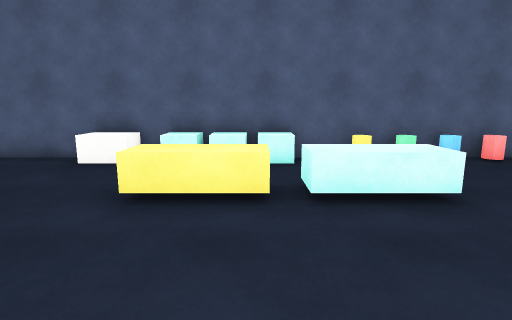
[1] (above)

16 first-person views from a walk through a 3-D level made in the Unity game engine. The camera is 1.4 m above the floor, tilts 10° down and sees 80° across. The floor is counted in squares, 1 m on a side. Each view is taken from the middle of a square. On the plan, view 1 faces up. The plan holds only what a view shows up to about 14 squares ahead; the rest is blank. The player character is not drawn. Some animated figures are left out.

[2]
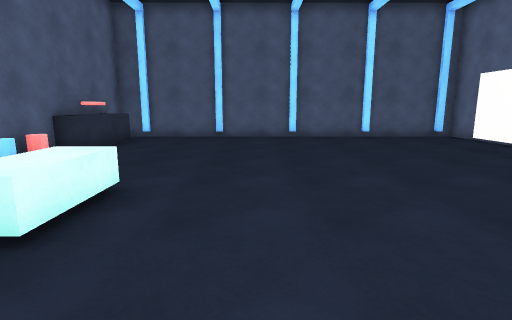

[3]
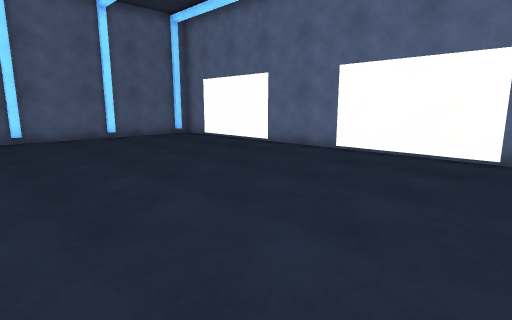

[4]
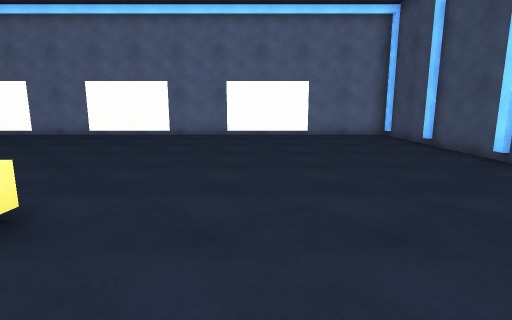

[5]
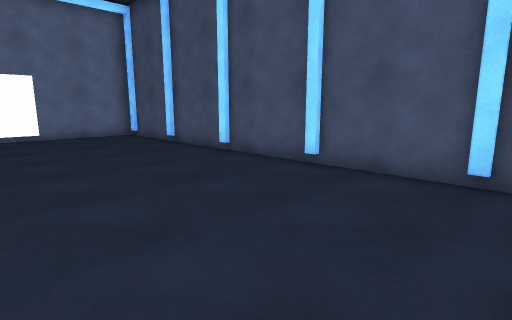

[6]
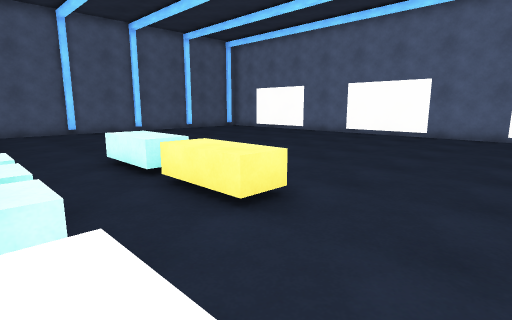

[7]
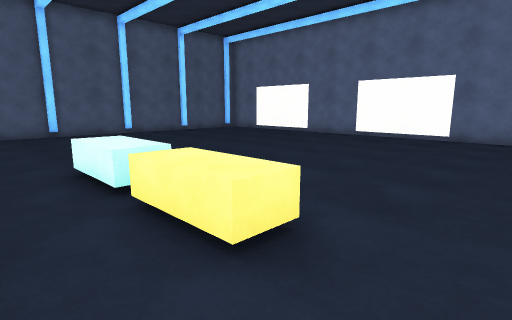

[8]
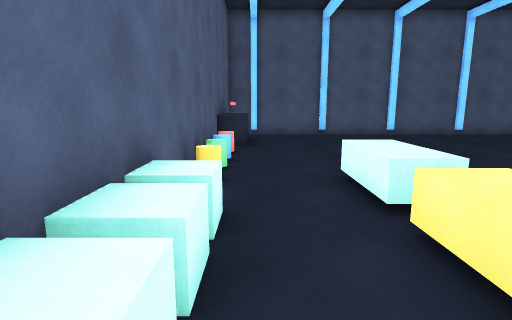

[9]
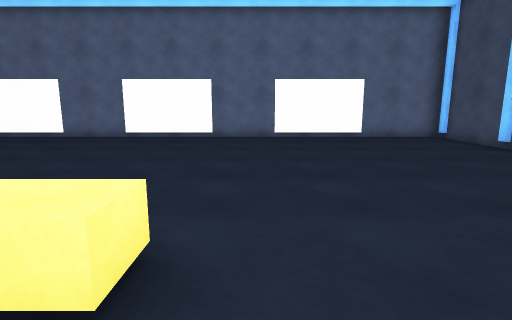

[10]
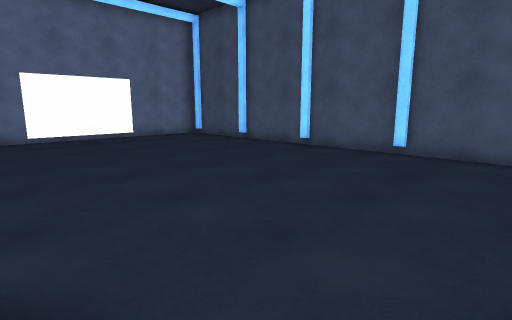

[11]
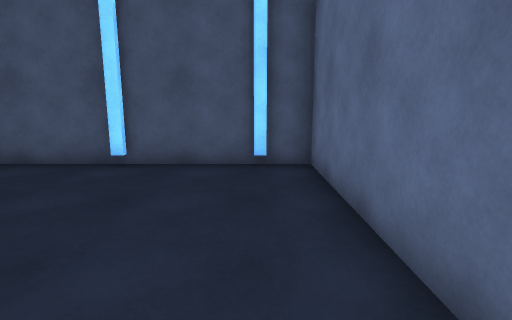

[12]
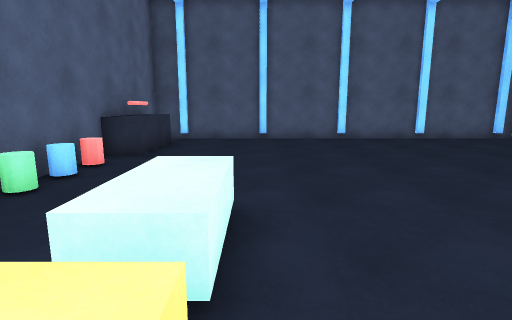

[13]
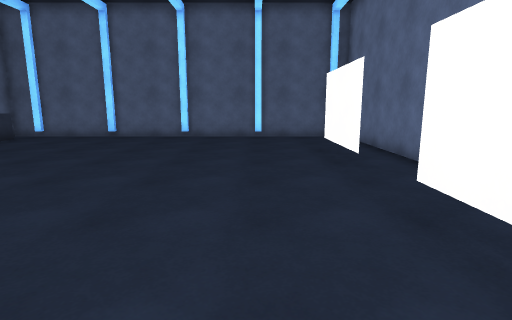

[14]
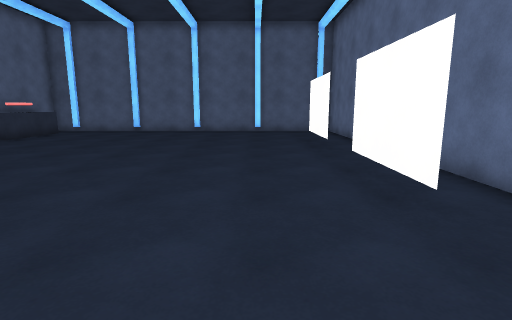

[15]
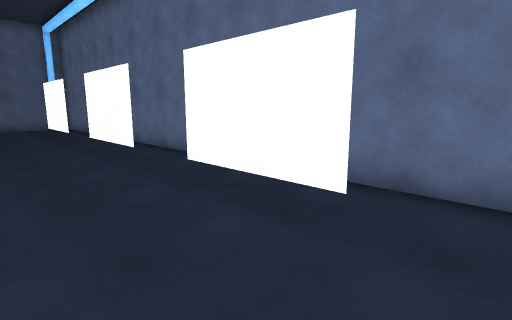

[16]
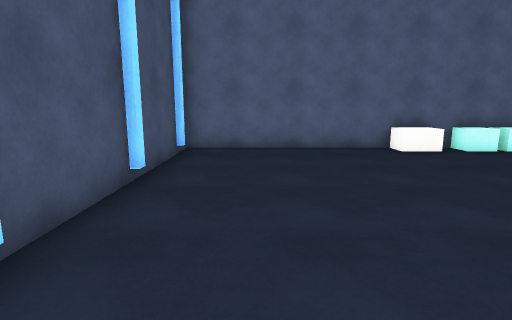

### Floor plan
Key: @ floor where view 1 was taken; # wall or solid block; . floor; ^ raised ledge; T thing the floor can be seen under or through; O other object.
Columns run from 12 left of view 1 to 13 right of it. Each row starts with its distance up from view 1.
  9 ########      #    #
  8 #.......OOOOOO.OOOO.^O^^#
  7 #.......................##
  6 #........................#
  5 #.........^^^^^^.........#
  4 #........................#
  3 #........................#
  2 #........................#
  1 #........................#
  0 #...........@............#
 -1 #........................#
 -2 #........................#
 -3 #........................#
 -4 #........................#
 -5 #....TTTT..TTTT..TTTT....#
 -6 #........................#
 -7 ##########################

Where each view was taken, in squares from view 1:
view 1: 0 up, 0 right, facing up
view 2: 2 up, 2 left, facing right
view 3: 2 up, 2 left, facing down-right
view 4: 8 up, 5 left, facing down
view 5: 8 up, 5 left, facing down-left
view 6: 8 up, 5 left, facing down-right
view 7: 7 up, 4 left, facing down-right
view 8: 7 up, 3 left, facing right
view 9: 7 up, 3 left, facing down
view 10: 7 up, 2 left, facing down-left
view 11: 7 up, 4 left, facing left
view 12: 4 up, 1 left, facing right
view 13: 3 down, 2 left, facing right
view 14: 3 down, 5 left, facing right
view 15: 2 down, 9 left, facing down-right
view 16: 2 down, 9 left, facing up
